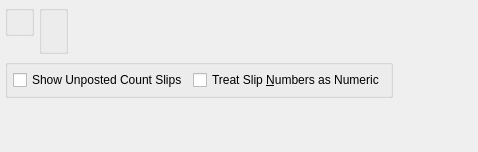
<?xml version="1.0" encoding="UTF-8"?>
<ui version="4.0">
 <comment>This file is part of the xTuple ERP: PostBooks Edition, a free and
open source Enterprise Resource Planning software suite,
Copyright (c) 1999-2011 by OpenMFG LLC, d/b/a xTuple.
It is licensed to you under the Common Public Attribution License
version 1.0, the full text of which (including xTuple-specific Exhibits)
is available at www.xtuple.com/CPAL.  By using this software, you agree
to be bound by its terms.</comment>
 <class>dspCountSlipsByWarehouse</class>
 <widget class="QWidget" name="dspCountSlipsByWarehouse">
  <property name="geometry">
   <rect>
    <x>0</x>
    <y>0</y>
    <width>478</width>
    <height>152</height>
   </rect>
  </property>
  <property name="windowTitle">
   <string>Count Slips by Site</string>
  </property>
  <layout class="QVBoxLayout" name="verticalLayout_2">
   <item>
    <layout class="QHBoxLayout" name="horizontalLayout_3">
     <item>
      <layout class="QVBoxLayout" name="verticalLayout">
       <property name="spacing">
        <number>0</number>
       </property>
       <item>
        <widget class="WarehouseGroup" name="_warehouse">
         <property name="title">
          <string/>
         </property>
         <property name="fixedSize">
          <bool>false</bool>
         </property>
        </widget>
       </item>
       <item>
        <spacer name="verticalSpacer_2">
         <property name="orientation">
          <enum>Qt::Vertical</enum>
         </property>
         <property name="sizeHint" stdset="0">
          <size>
           <width>20</width>
           <height>0</height>
          </size>
         </property>
        </spacer>
       </item>
      </layout>
     </item>
     <item>
      <widget class="QGroupBox" name="_dateGroup">
       <property name="title">
        <string/>
       </property>
       <layout class="QGridLayout" name="gridLayout_2">
        <item row="0" column="0">
         <widget class="DateCluster" name="_dates"/>
        </item>
       </layout>
      </widget>
     </item>
     <item>
      <spacer name="horizontalSpacer">
       <property name="orientation">
        <enum>Qt::Horizontal</enum>
       </property>
       <property name="sizeHint" stdset="0">
        <size>
         <width>0</width>
         <height>20</height>
        </size>
       </property>
      </spacer>
     </item>
    </layout>
   </item>
   <item>
    <layout class="QHBoxLayout" name="horizontalLayout_2">
     <item>
      <widget class="QGroupBox" name="_optionsGroup">
       <property name="title">
        <string/>
       </property>
       <layout class="QHBoxLayout" name="horizontalLayout">
        <item>
         <widget class="XCheckBox" name="_showUnposted">
          <property name="text">
           <string>Show Unposted Count Slips</string>
          </property>
         </widget>
        </item>
        <item>
         <widget class="XCheckBox" name="_numericSlips">
          <property name="text">
           <string>Treat Slip &amp;Numbers as Numeric</string>
          </property>
         </widget>
        </item>
       </layout>
      </widget>
     </item>
     <item>
      <spacer>
       <property name="orientation">
        <enum>Qt::Horizontal</enum>
       </property>
       <property name="sizeType">
        <enum>QSizePolicy::Expanding</enum>
       </property>
       <property name="sizeHint" stdset="0">
        <size>
         <width>0</width>
         <height>20</height>
        </size>
       </property>
      </spacer>
     </item>
    </layout>
   </item>
   <item>
    <spacer name="verticalSpacer">
     <property name="orientation">
      <enum>Qt::Vertical</enum>
     </property>
     <property name="sizeHint" stdset="0">
      <size>
       <width>20</width>
       <height>0</height>
      </size>
     </property>
    </spacer>
   </item>
  </layout>
 </widget>
 <layoutdefault spacing="5" margin="5"/>
 <pixmapfunction>qPixmapFromMimeSource</pixmapfunction>
 <customwidgets>
  <customwidget>
   <class>DateCluster</class>
   <extends>QWidget</extends>
   <header>datecluster.h</header>
  </customwidget>
  <customwidget>
   <class>WarehouseGroup</class>
   <extends>QGroupBox</extends>
   <header>warehousegroup.h</header>
  </customwidget>
  <customwidget>
   <class>XCheckBox</class>
   <extends>QCheckBox</extends>
   <header>xcheckbox.h</header>
  </customwidget>
 </customwidgets>
 <tabstops>
  <tabstop>_warehouse</tabstop>
 </tabstops>
 <resources/>
 <connections/>
</ui>
